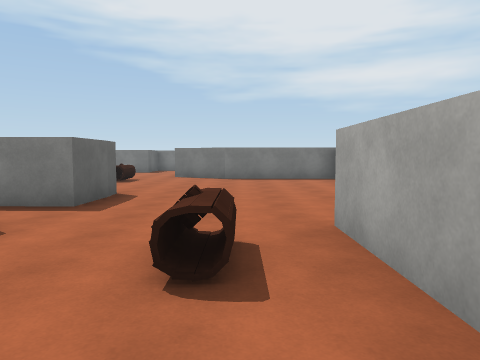
view 1 (above)

24 first-person views from a walk through a 3-D level made in the Unity game engine. The camera is 1.5 m above the floor, tilts 4° down and sees 70° across. The floor is counted in squares, 2 m on a side. Each view is taken from the middle of a square. On the plan, view 1 faces up. The plan holds only what a view shows up to about 11 squares ahead; the rest is blank. The place goes on beyond the plan. Surface patterns are stand-ins for the level's own textures.

view 2
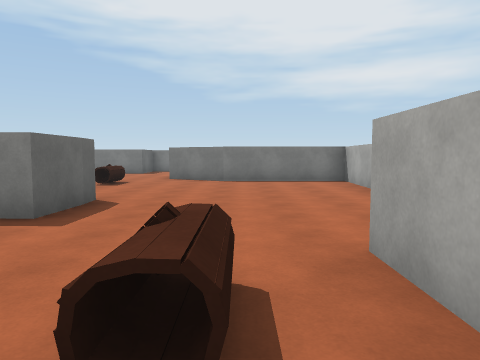

view 3
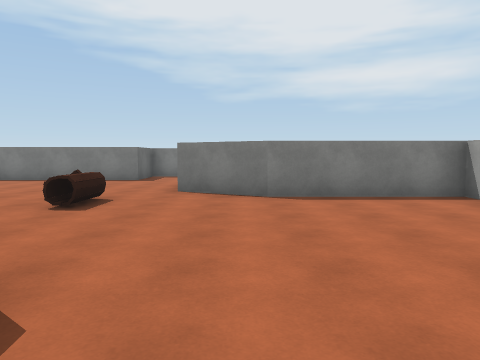

view 4
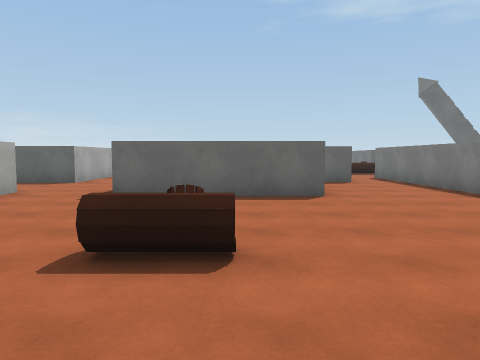

view 5
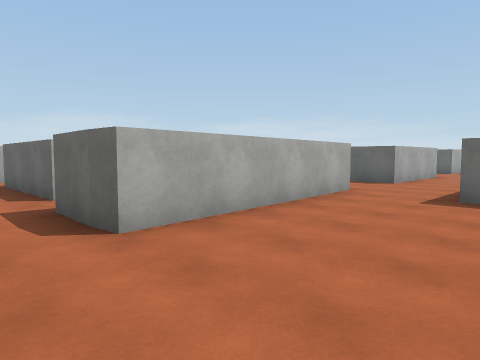

view 6
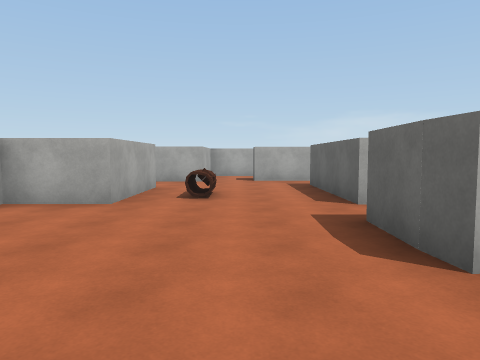

view 7
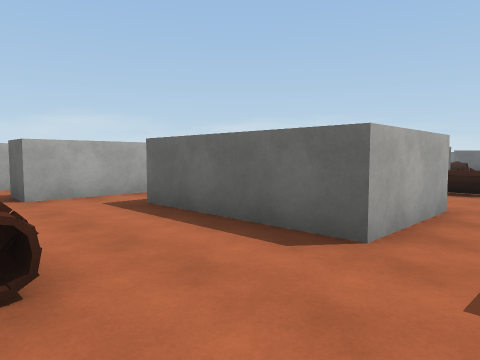

view 8
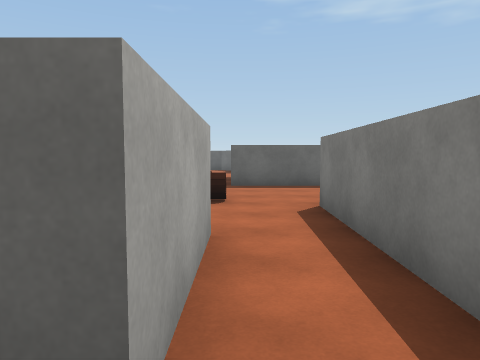

view 9
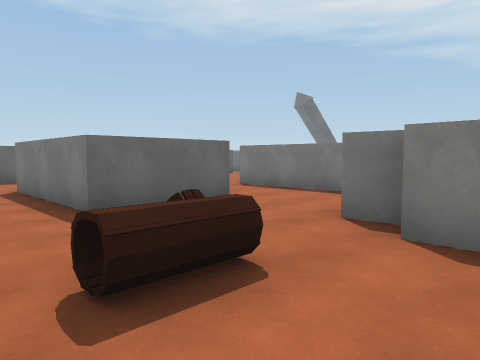

view 10
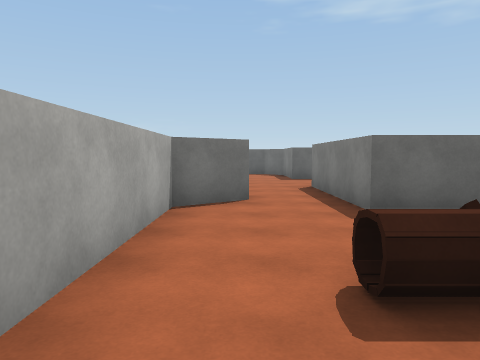

view 11
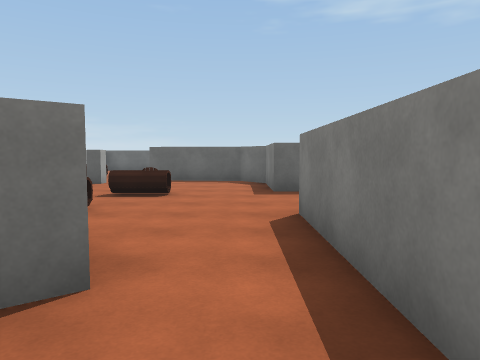

view 12
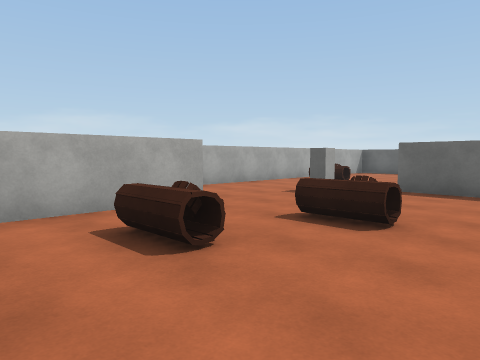

view 13
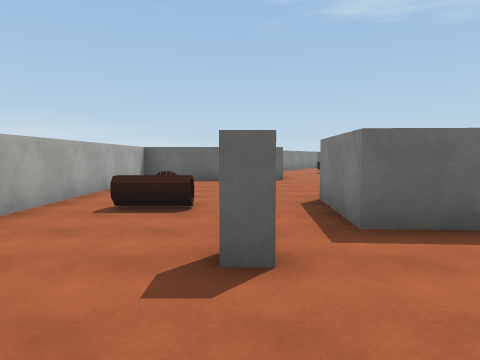

view 14
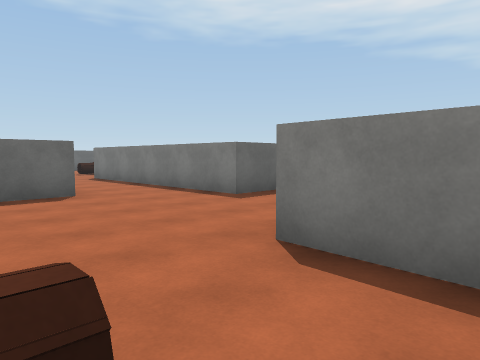

view 15
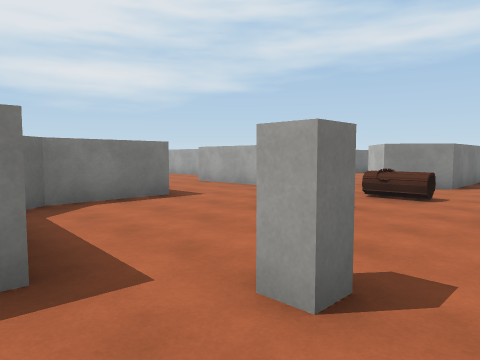

view 16
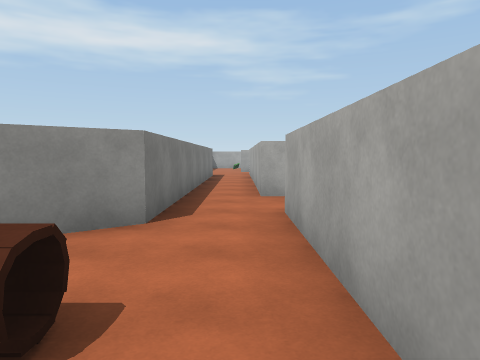

view 17
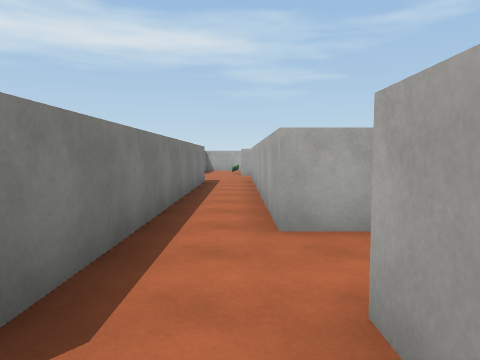

view 18
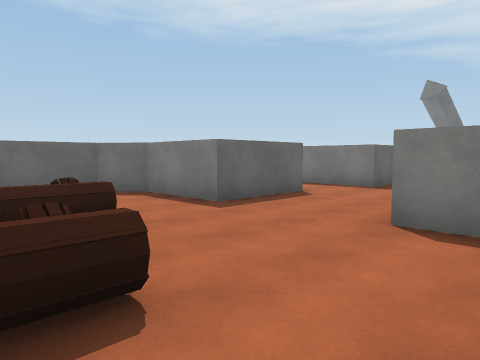

view 19
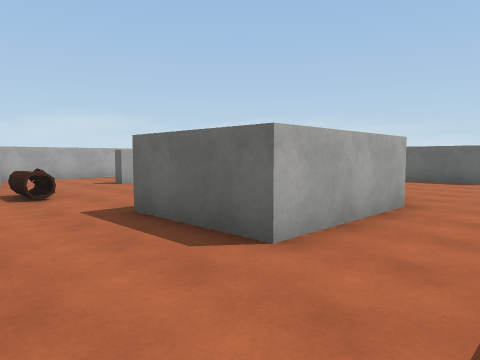

view 20
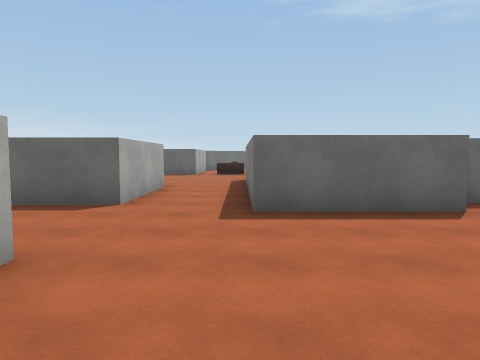

view 21
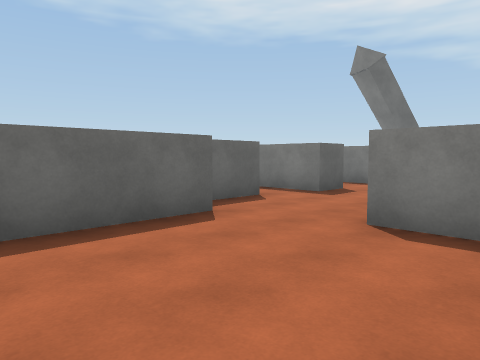

view 22
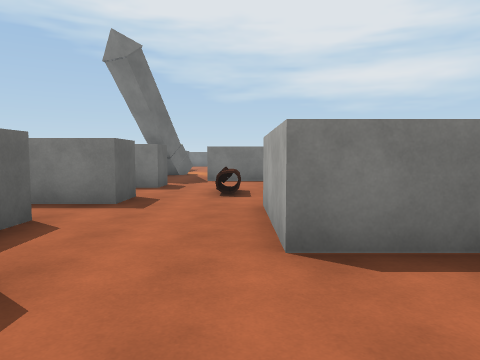

view 23
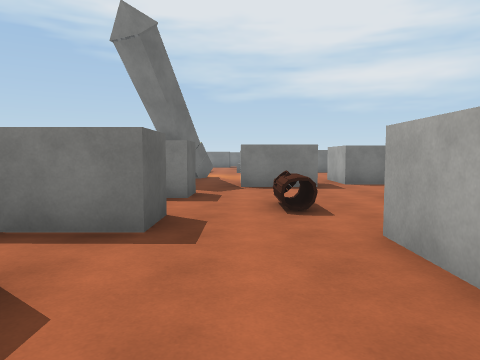

view 24
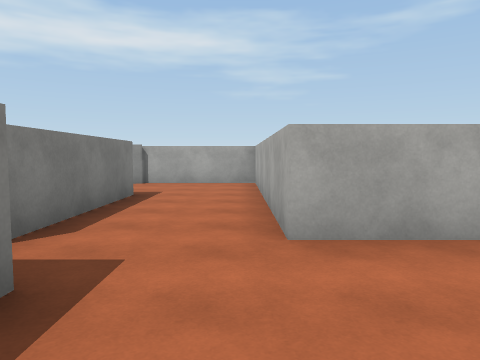

### Floor plan
Points are (right, up) in squares from view 1. A wall is a line through its corners. A room is listed if a view was taken in it or the views show most of it. See-through windows are left out.
Room 1 (views 1, 2, 3, 4, 5, 6, 7, 8)
walls: (-2.4, 6.4) (-2.5, 5.1) (-5.5, 5.2); (-5.2, 3.7) (-2.8, 3.7) (-2.8, 0) (-12.2, 0); (-8.2, 6.3) (-2.5, 6.9) (-2.4, 6.2); (-7.4, 12.6) (-7.4, 8.5); (3, 8.8) (3.2, 11.3) (-0.5, 11.3) (-2.4, 12.3); (-4.1, 15.7) (-12.1, 15.7); (1, 0.8) (1, 3.7) (2.8, 3.7); (-10.8, 14.2) (-10.8, 13.4); (0.1, -2) (0.1, -1.1); (-9.6, -1.4) (-1.4, -1.4); (-12.4, -1.6) (-11.4, -1.6)
ways out: opening at (-8, 7.5) to room 2; opening at (-6, 4) to room 2; opening at (-13, -1) to room 3; opening at (-10.5, -2); opening at (-3, 15); opening at (-1, -2); opening at (1, 0)
objects: other object (-4, 10) to (-4, 11); other object (0, 2) to (0, 3)
Room 2 (views 9, 10, 11, 20)
walls: (-7.3, 5.9) (-8.2, 5.8); (-5.5, 5.2) (-7.2, 5.2); (-9.5, 8.6) (-12.6, 8.6); (-12.5, 6.4) (-10.6, 6.4) (-10.6, 3.8) (-12.5, 3.8); (-11.9, 2.1) (-11, 1) (-7.4, 1)
ways out: opening at (-8, 7.5) to room 1; opening at (-6, 4) to room 1; opening at (-13, 3) to room 3; opening at (-11.5, 7.5) to room 4
objects: other object (-8, 3) to (-8, 4)
Room 3 (views 12, 13, 14, 15, 16, 17, 18)
walls: (-19.6, -0.8) (-19.3, -0.8) (-19.3, -1.1) (-19.6, -1.1) (-19.6, -0.8); (-16.8, -1.6) (-12.4, -1.6); (-20.4, 6.2) (-17.2, 6.2) (-17.2, 3.8) (-19.4, 3.8) (-20.3, 3) (-20.5, 0.2) (-23, 0.4); (-25.8, 4.4) (-25.8, 2.7) (-31.9, 2.7); (-27.7, 0.4) (-27.7, -4) (-17.1, -4); (-12.2, 0) (-13.1, 1.2) (-11.9, 2.1); (-16.6, 8.2) (-20.6, 8.2); (-12.5, 3.8) (-14.4, 3.8) (-14.4, 6.4)
ways out: opening at (-13, -1) to room 1; opening at (-13, 3) to room 2; opening at (-15.5, 7) to room 4; opening at (-20, 7)
objects: other object (-22, -3) to (-22, -2); other object (-17, 1); other object (-15, 0) to (-15, 1)
Room 4 (views 19, 21, 22, 23, 24)
walls: (-16.9, 15.4) (-16.9, 14.3) (-18.6, 14.3); (-13, 15.8) (-13, 17.6) (-6.9, 17.6); (-16.9, 18) (-16.9, 17.1) (-17.9, 17.1); (-14, 19.3) (-16, 19.3); (-17.4, 13) (-17.4, 11.5); (-13.1, 11.6) (-14.6, 11.6) (-14.6, 14.2); (-16.6, 11.1) (-16.6, 8.2); (-9.4, 20.1) (-13.2, 20.1); (-6.5, 17.5) (-6.5, 20.8); (-14.4, 6.4) (-12.5, 6.4)
ways out: opening at (-11.5, 7.5) to room 2; opening at (-15.5, 7) to room 3; opening at (-16.5, 20); gap at (-14, 20)
objects: other object (-15, 16)

Positions as (right, up) in squares from view 1, and headings:
1: (0, 0), facing up
2: (0, 1), facing up
3: (-1, 5), facing up
4: (-1, 11), facing left
5: (-1, 10), facing down-left
6: (-1, 9), facing down
7: (0, 5), facing down-left
8: (-2, 4), facing left
9: (-6, 2), facing up-left
10: (-6, 2), facing left
11: (-10, 3), facing left
12: (-13, 3), facing down-left
13: (-17, -1), facing left
14: (-21, -2), facing up-left
15: (-21, -2), facing up-right
16: (-16, -1), facing right
17: (-13, -1), facing right
18: (-13, 0), facing up-left
19: (-15, 8), facing down-left
20: (-12, 8), facing left
21: (-13, 8), facing up-left
22: (-15, 9), facing up
23: (-16, 11), facing up
24: (-16, 18), facing right
